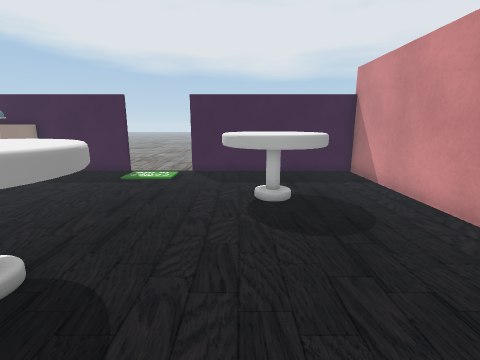
[1] (above)

18 first-person views from a walk through a 3-D level made in the Unity game engine. The camera is 1.4 m above the floor, tilts 12° down and sees 85° across. The floor is counted in squares, 0.5 m on a side. Each view is taken from the middle of a square. On the plan, view 1 faces up. The plan holds only what a view shows up to about 19 squares ahead; the rest is blank. The place goes on beyond the plan. The player character is not drawn.

[2]
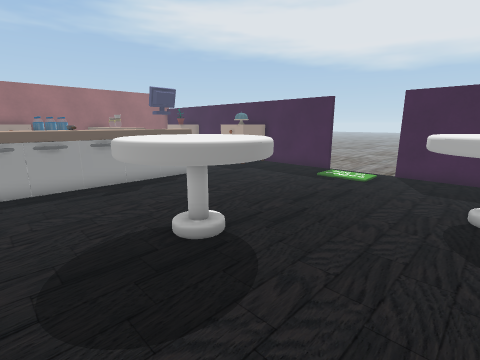

[3]
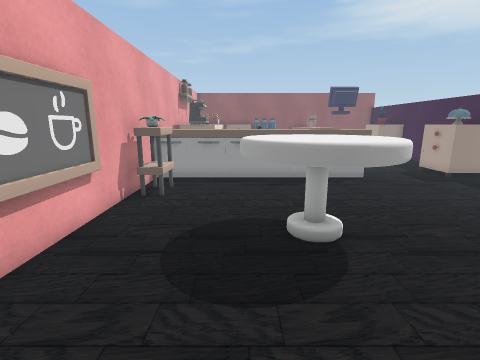

[4]
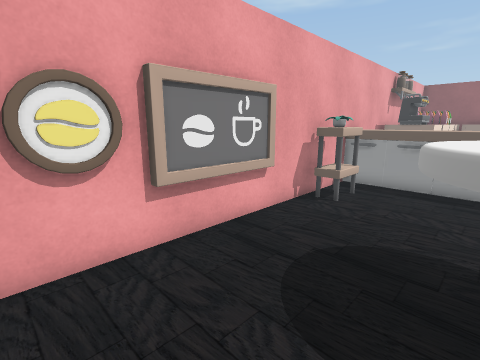

[5]
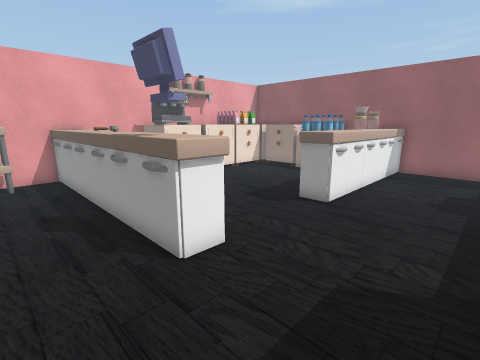

[6]
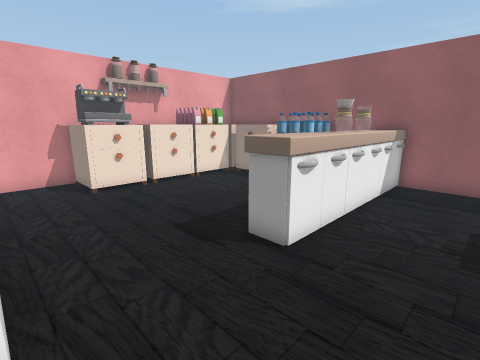

[7]
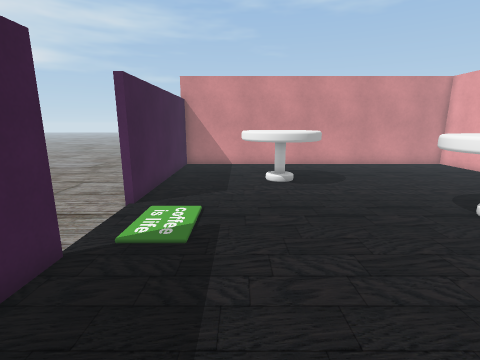

[8]
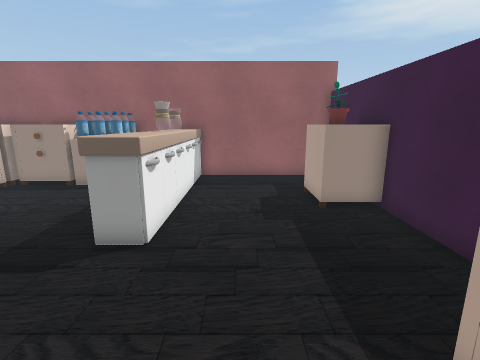

[9]
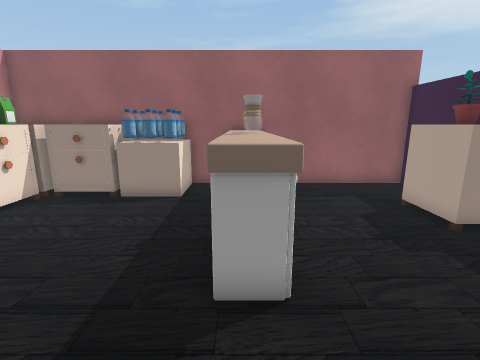

[10]
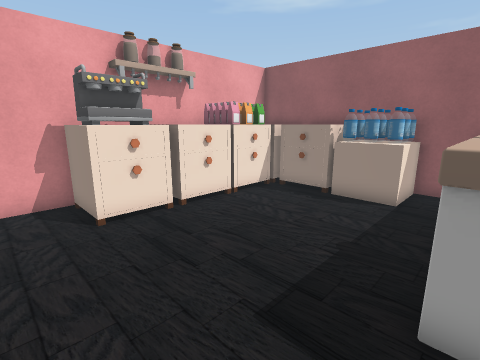

[11]
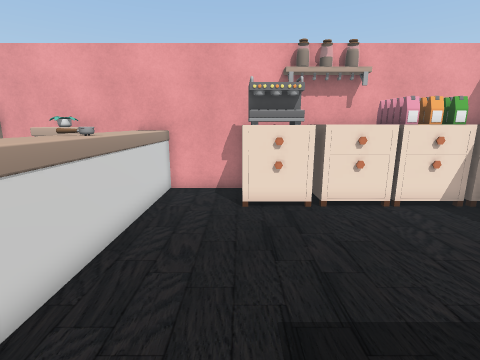

[12]
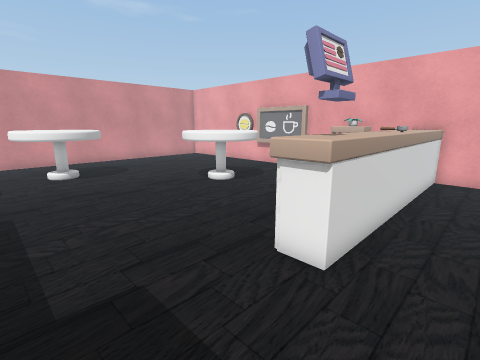

[13]
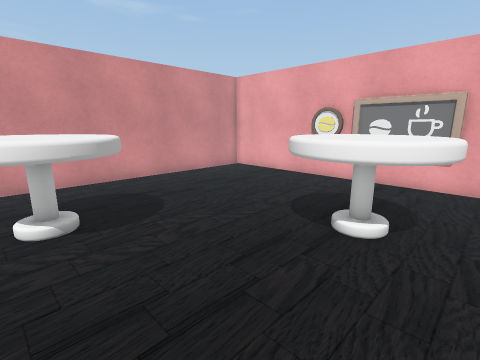

[14]
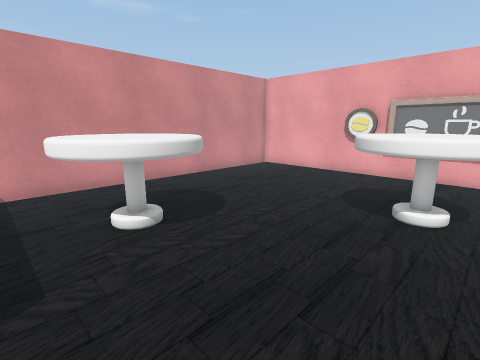

[15]
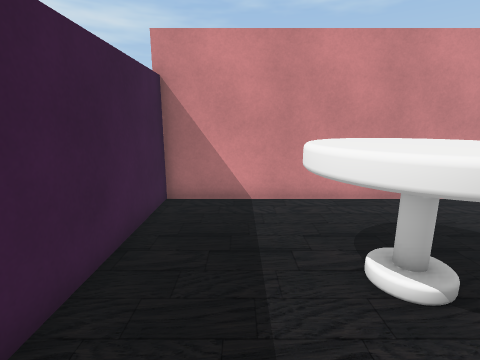

[16]
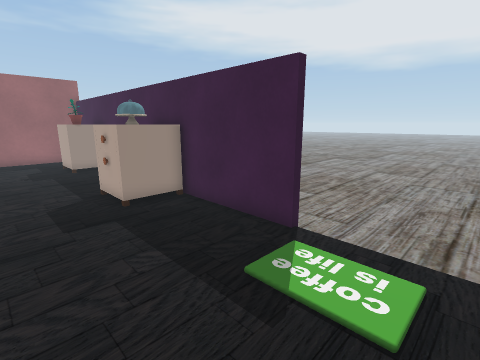

[17]
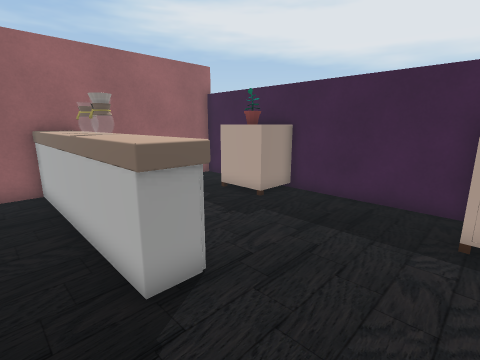

[18]
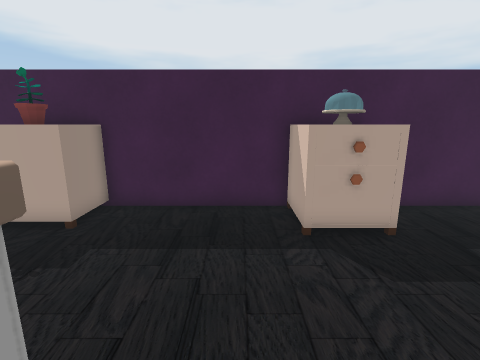

### Floor plan
Points are (right, up) in squares from view 1. A wall is a line through its corners. A room is listed if a view was taken in it or the views show most of it. See-through windows are left out.
Room 1 (views 1, 2, 3, 4, 5, 6, 7, 8, 9, 10, 11, 12, 13, 14, 15, 16, 17, 18)
walls: (-6.8, 15.8) (-26.5, 15.8) (-26.5, -2.4) (-25.6, -2.4); (-22, -2.4) (6.8, -2.4) (6.8, 15.8) (-2.9, 15.8)
ways out: opening at (-4.5, 16)
objects: other object (-26, 1) to (-24, 3); other object (-26, 4) to (-24, 6); other object (-26, 8) to (-24, 9); other object (-25, 0) to (-24, 0); other object (-23, -2) to (-22, 0); other object (-23, 8) to (-22, 9); other object (-23, 14) to (-21, 15); other object (-21, -2) to (-19, 0); other object (-21, 8) to (-21, 9); other object (-20, 8) to (-18, 9); other object (-18, -2) to (-16, 0); other object (-14, 13) to (-12, 15); other object (-13, -2) to (-12, 2); other object (-13, 3) to (-12, 3); other object (-13, 4) to (-12, 6); other object (-13, 7) to (-12, 8); other object (-13, 8) to (-12, 9); other object (-10, -2) to (-10, -1); other object (-9, -2) to (-9, -1); other object (-8, -2) to (-8, -1); other object (-6, -2) to (-2, -2); other object (-6, 2) to (-3, 6); other object (-6, 14) to (-4, 15); other object (-1, -2) to (0, -2); other object (-1, 8) to (3, 12)

Positions as (right, up) in squares from view 1, and headings:
1: (0, 0), facing up
2: (1, 0), facing up-left
3: (2, 2), facing left
4: (1, 3), facing down-left
5: (-9, 13), facing down-left
6: (-13, 12), facing down-left
7: (-12, 12), facing right
8: (-12, 11), facing left
9: (-14, 8), facing left
10: (-14, 8), facing down-left
11: (-16, 9), facing down
12: (-15, 13), facing down-right
13: (-7, 11), facing down-right
14: (-6, 13), facing down-right
15: (-3, 13), facing right
16: (-3, 10), facing up-left
17: (-14, 6), facing up-left
18: (-16, 7), facing up
